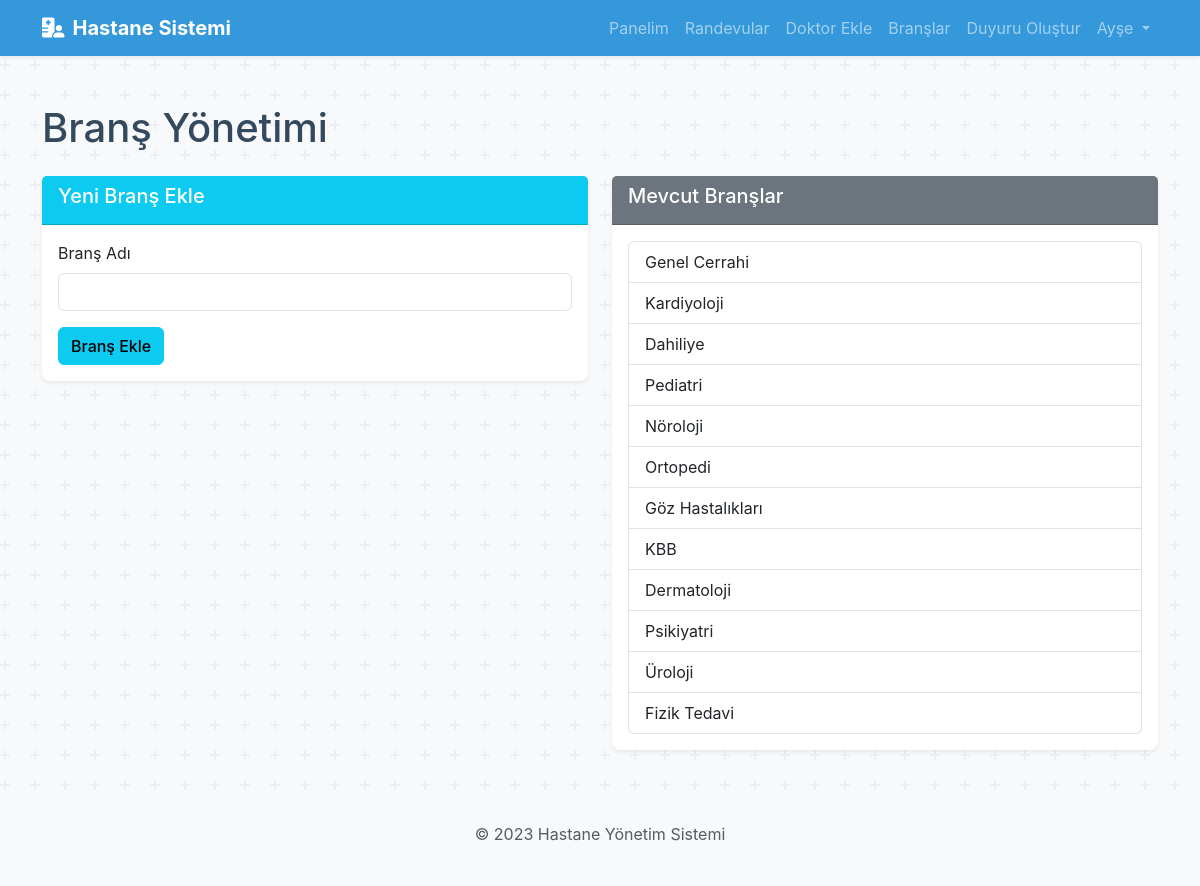
/sekreter_brans_yonetimi (signed in), run on the app's committed database.
### app.py (models this page shows)
class Brans(db.Model):
    id = db.Column(db.Integer, primary_key=True)
    ad = db.Column(db.String(100), unique=True, nullable=False)
    emoji = db.Column(db.String(10), nullable=True) # Emoji için yeni alan
    doktorlar = db.relationship('Doktor', backref='brans', lazy=True)

### app.py (the view, shortened to what this page needs)
@app.route('/sekreter_brans_yonetimi', methods=['GET', 'POST'])
@login_required(role='sekreter')
def sekreter_brans_yonetimi():
    branslar = Brans.query.all()
    return render_template('sekreter_brans_yonetimi.html', branslar=branslar)

### app.py (called while the page is built)
def login_required(role=None):
    def wrapper(fn):
        @wraps(fn)
        def decorated_view(*args, **kwargs):
            if 'user_id' not in session:
                flash('Bu sayfaya erişmek için giriş yapmalısınız.', 'warning')
                return redirect(url_for('index')) # Artık var olmayan 'login' yerine 'index'e (ana sayfa) yönlendir.
            if role and session['user_rol'] != role:
                flash('Bu sayfaya erişim yetkiniz yok.', 'danger')
                return redirect(url_for('index')) # Yetkisiz kullanıcıyı ana sayfaya veya kendi paneline yönlendir
            return fn(*args, **kwargs)
        return decorated_view
    return wrapper

### templates/sekreter_brans_yonetimi.html
{% extends "layout.html" %}
{% block content %}
<h1 class="mb-4">Branş Yönetimi</h1>
<div class="row">
    <div class="col-md-6">
        <div class="card shadow-sm mb-4">
            <div class="card-header bg-info text-white">
                <h5>Yeni Branş Ekle</h5>
            </div>
            <div class="card-body">
                <form action="{{ url_for('sekreter_brans_yonetimi') }}" method="POST">
                    <div class="mb-3">
                        <label for="brans_adi" class="form-label">Branş Adı</label>
                        <input type="text" class="form-control" id="brans_adi" name="brans_adi" required>
                    </div>
                    <button type="submit" class="btn btn-info">Branş Ekle</button>
                </form>
            </div>
        </div>
    </div>
    <div class="col-md-6">
        <div class="card shadow-sm">
            <div class="card-header bg-secondary text-white">
                <h5>Mevcut Branşlar</h5>
            </div>
            <div class="card-body">
                {% if branslar %}
                    <ul class="list-group">
                        {% for brans in branslar %}
                            <li class="list-group-item d-flex justify-content-between align-items-center">
                                {{ brans.ad }}
                            </li>
                        {% endfor %}
                    </ul>
                {% else %}
                    <div class="alert alert-warning" role="alert">Henüz bir branş eklenmemiş.</div>
                {% endif %}
            </div>
        </div>
    </div>
</div>
{% endblock %}

### templates/layout.html (shortened to what this page needs)
<!DOCTYPE html>
<html lang="tr">
<head>
    <link href="https://cdn.jsdelivr.net/npm/bootstrap@5.3.2/dist/css/bootstrap.min.css" rel="stylesheet">
    <link rel="stylesheet" href="https://cdnjs.cloudflare.com/ajax/libs/font-awesome/6.5.1/css/all.min.css">
    <link rel="stylesheet" href="{{ url_for('static', filename='style.css') }}">
</head>
<body>
    <nav class="navbar navbar-expand-lg navbar-dark bg-primary shadow-sm">
        <div class="container">
            <a class="navbar-brand fw-bold" href="{{ url_for('index') }}">
                <i class="fas fa-hospital-user me-2"></i>Hastane Sistemi
            </a>
            <div class="collapse navbar-collapse" id="navbarNav">
                <ul class="navbar-nav ms-auto">
                    {% if 'user_id' in session %}
                        {% if session['user_rol'] == 'hasta' %}
                            <li class="nav-item"><a class="nav-link px-2" href="{{ url_for('hasta_paneli') }}">Panelim</a></li>
                            <li class="nav-item"><a class="nav-link px-2" href="{{ url_for('hasta_randevu_brans_sec') }}">Randevu Al</a></li>
                        {% elif session['user_rol'] == 'doktor' %}
                            <li class="nav-item"><a class="nav-link px-2" href="{{ url_for('doktor_paneli') }}">Panelim</a></li>
                        {% elif session['user_rol'] == 'sekreter' %}
                            <li class="nav-item"><a class="nav-link px-2" href="{{ url_for('sekreter_paneli') }}">Panelim</a></li>
                            <li class="nav-item"><a class="nav-link px-2" href="{{ url_for('sekreter_randevu_yonetimi') }}">Randevular</a></li>
                            <li class="nav-item"><a class="nav-link px-2" href="{{ url_for('sekreter_doktor_ekle') }}">Doktor Ekle</a></li>
                            <li class="nav-item"><a class="nav-link px-2" href="{{ url_for('sekreter_brans_yonetimi') }}">Branşlar</a></li>
                            <li class="nav-item"><a class="nav-link px-2" href="{{ url_for('sekreter_duyuru_olustur') }}">Duyuru Oluştur</a></li>
                        {% endif %}
                        <li class="nav-item dropdown">
                            <a class="nav-link dropdown-toggle px-2" href="#" id="navbarDropdown" role="button" data-bs-toggle="dropdown" aria-expanded="false">
                                {{ session['user_ad'] }}
                            </a>
                        </li>
                    {% endif %}
                </ul>
            </div>
        </div>
    </nav>
    <main class="container my-5">
        {% block content %}{% endblock %}
    </main>
    <footer class="text-center text-muted py-4 mt-4 bg-light">
        <p>&copy; 2023 Hastane Yönetim Sistemi</p>
    </footer>
</body>
</html>

### static/style.css (style rules this page uses)
:root { --primary-color: #3498db; --success-color: #2ecc71; --light-bg: #ecf0f1; --dark-text: #34495e; }
body { background-color: #f8f9fa; font-family: -apple-system, BlinkMacSystemFont, "Segoe UI", Roboto, "Helvetica Neue", Arial, sans-serif; color: var(--dark-text); }
.navbar.bg-primary { background-color: var(--primary-color) !important; }
.card { border: none; transition: transform 0.2s ease-in-out, box-shadow 0.2s ease-in-out; border-radius: 0.5rem; }
.card-header { font-weight: 500; }
.btn { transition: background-color 0.2s ease-in-out, border-color 0.2s ease-in-out; border-radius: 0.375rem; font-weight: 500; }

### data on the page
Brans: ad "Genel Cerrahi"
Brans: ad "Kardiyoloji"
Brans: ad "Dahiliye"
Brans: ad "Pediatri"
Brans: ad "Nöroloji"
Brans: ad "Ortopedi"
Brans: ad "Göz Hastalıkları"
Brans: ad "KBB"
Brans: ad "Dermatoloji"
Brans: ad "Psikiyatri"
Brans: ad "Üroloji"
Brans: ad "Fizik Tedavi"

### other printed values
{{ session['user_ad'] }} "Ayşe"
